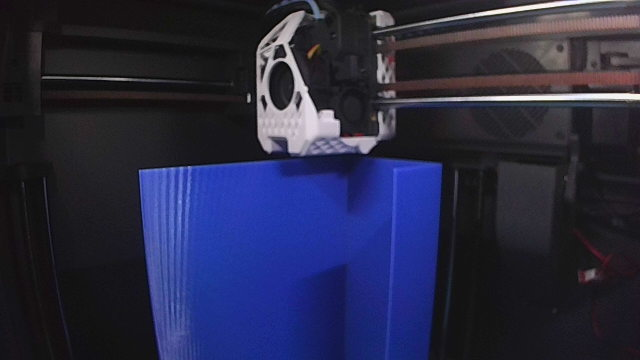
#> input picture data/false-positives/20261101-200044.jpg, 640 x 360 px
$ python grid.py ../../../data/false-positives/20261101-200044.jpg
#> lines starting #> are read from the running program, lines starting #| are printed output that depends on the picture
"""Overlay a 10% coordinate grid on images for manual box annotation."""

import sys
from pathlib import Path

from PIL import Image, ImageDraw

for arg in sys.argv[1:]:
    p = Path(arg)
    im = Image.open(p).convert("RGB")
#> im is the input picture: PIL image 640x360 RGB; mean R, G, B 40.7, 42.4, 69.1
    w, h = im.size
#> w = 640; h = 360
    d = ImageDraw.Draw(im)
    for i in range(1, 10):
        x, y = w * i // 10, h * i // 10
        d.line([(x, 0), (x, h)], fill=(255, 255, 0), width=1)
        d.line([(0, y), (w, y)], fill=(255, 255, 0), width=1)
        d.text((x + 2, 2), f"{i}", fill=(255, 255, 0))
        d.text((2, y + 2), f"{i}", fill=(255, 255, 0))
    out = Path("/tmp/detect_replay/grid") / p.name
    out.parent.mkdir(exist_ok=True)
    im.save(out)
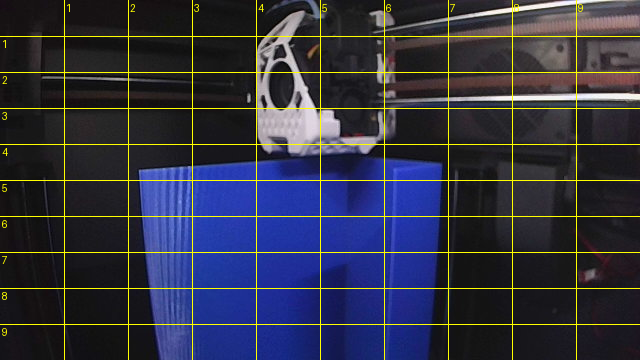
#> saved as 20261101-200044.jpg: PIL image 640x360 RGB; mean R, G, B 49.3, 50.9, 66.4
    print(out, f"{w}x{h}")
#> (printed output is left out)

$ run again, on data/false-positives/20261101-200303.jpg
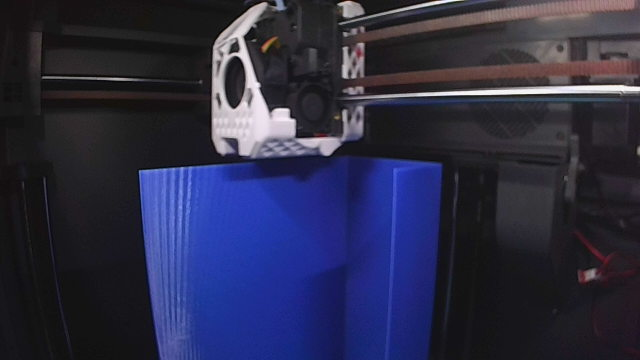
#> input picture data/false-positives/20261101-200303.jpg, 640 x 360 px
#> im is the input picture: PIL image 640x360 RGB; mean R, G, B 44.5, 45.3, 71.3
#> `im.save(out)`:
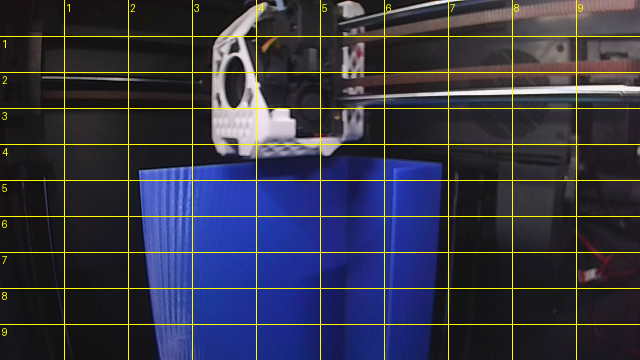
#> saved as 20261101-200303.jpg: PIL image 640x360 RGB; mean R, G, B 52.9, 53.7, 68.5
#> (printed output is left out)
